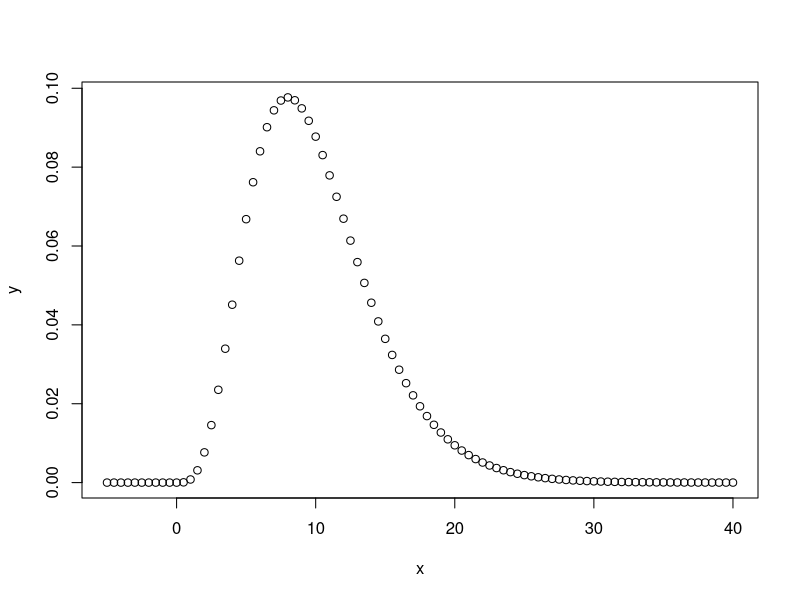
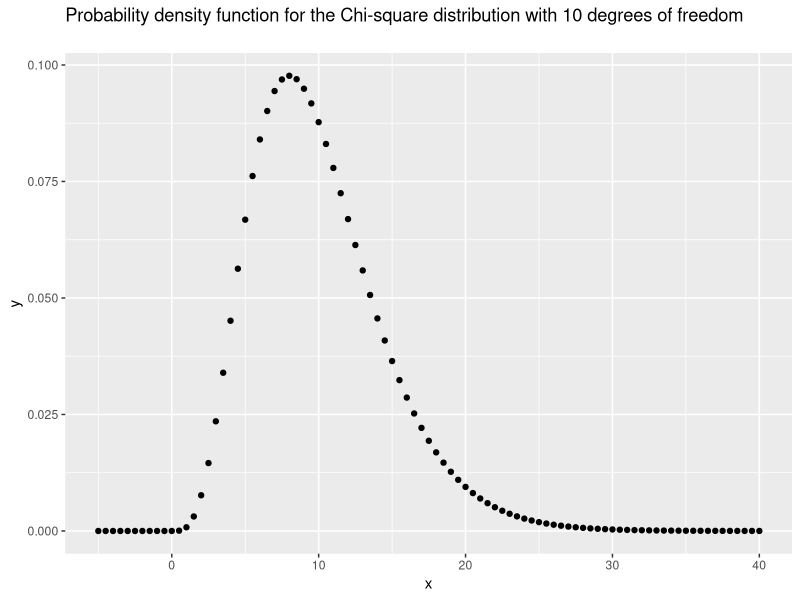

Write R code to recreate these figures, in order.
library(ggplot2)
library(timeDate)

# Part a
x <- seq(-5,40,by=.5)
y <- dchisq(x,df=10)
plot(x, y)
qplot(x, y, main="Probability density function for the Chi-square distribution with 10 degrees of freedom\n")

# Part b
# Generate a random sample of 50 observations
set.seed(12345)     # Just for consistency's sake
# rchisq() builds a sample
sample <- rchisq(50, df=10)

# Part c
round(mean(sample), 3)
round(median(sample), 3)
round(sd(sample), 3)
round(IQR(sample), 3)
round(skewness(sample), 3)
round(kurtosis(sample, method=c("excess")), 3)